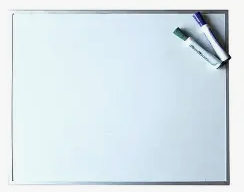
#> input picture whiteboard.png, 244 x 192 px
$ python 7-drawing.py
#> lines starting #> are read from the running program, lines starting #| are printed output that depends on the picture
import os
import cv2
import numpy as np

image_path = os.path.join('.', 'whiteboard.png')

image = cv2.imread(image_path)
#> image is the input picture: shape (192, 244, 3); mean B, G, R 234.8, 228.7, 216.1
image = cv2.resize(image, (800, 500))
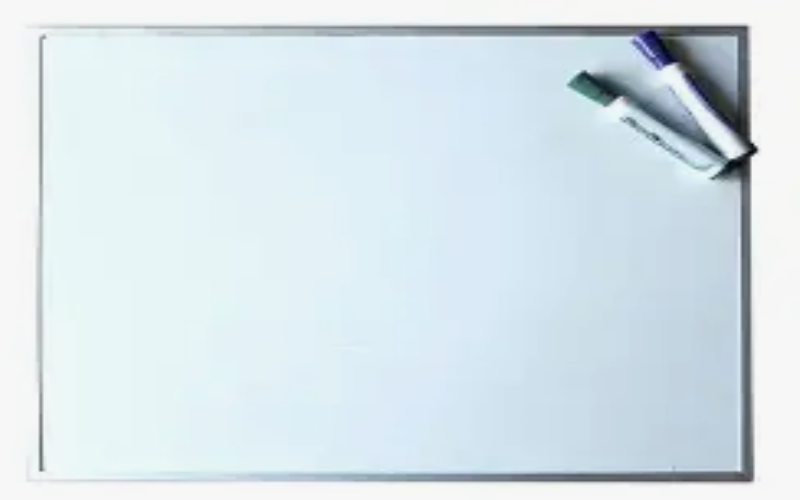
#> image: shape (500, 800, 3); mean B, G, R 234.7, 228.6, 216

#line - (image, start_point, end_point, color, thickness)
cv2.line(image, (100, 200), (300, 450), (0, 255, 0), 5)

#rectangle - (image, start_point, end_point, color, thickness)
cv2.rectangle(image, (100, 200), (300, 450), (255, 0, 0), 5)

#circle - (image, center, radius, color, thickness)
cv2.circle(image, (400, 300), 50, (0, 0, 255), 5)

#text - (image, text, org, font, font_scale, color, thickness)
cv2.putText(image, 'Hello OpenCV', (50, 150), cv2.FONT_HERSHEY_SIMPLEX, 2, (0, 255, 55), 2)
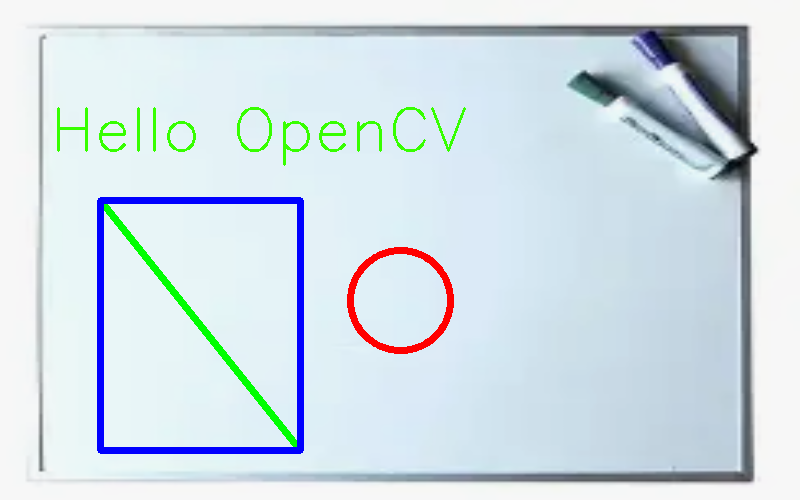
#> image: shape (500, 800, 3); mean B, G, R 230.4, 223.7, 210.2

cv2.imshow('Original Image', image)
cv2.waitKey(0)

$ run again, with birds.png copied over whiteboard.png
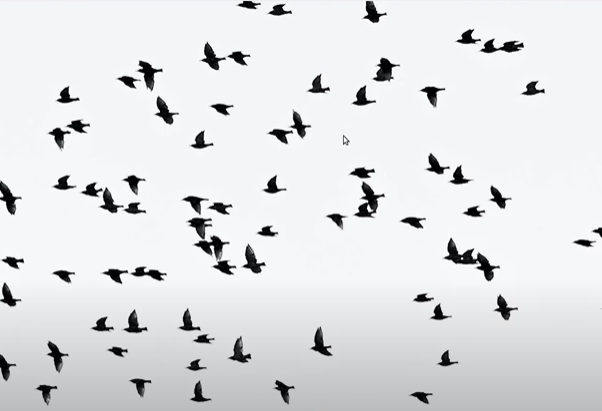
#> input picture birds.png, 602 x 411 px
#> image is the input picture: shape (411, 602, 3); mean B, G, R 226.5, 224.6, 222.8
#> `image = cv2.resize(image, (800, 500))`:
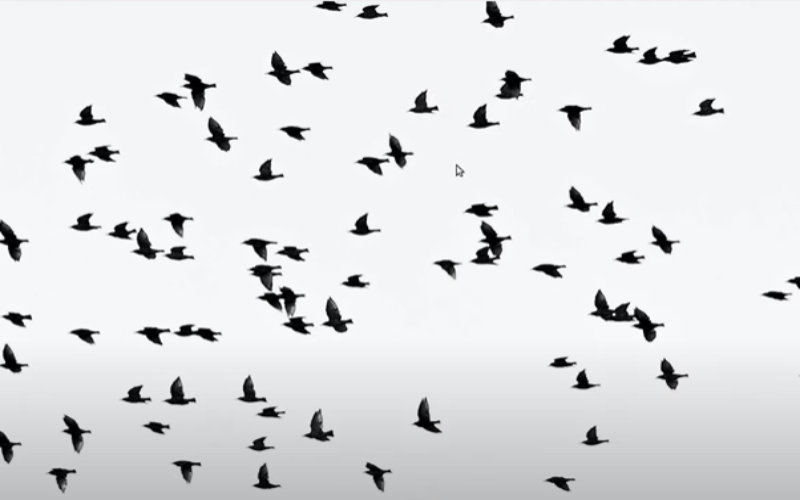
#> image: shape (500, 800, 3); mean B, G, R 226.5, 224.6, 222.8
#> `cv2.putText(image, 'Hello OpenCV', (50, 150), cv2.FONT_HERSHEY_SIMPLEX..`:
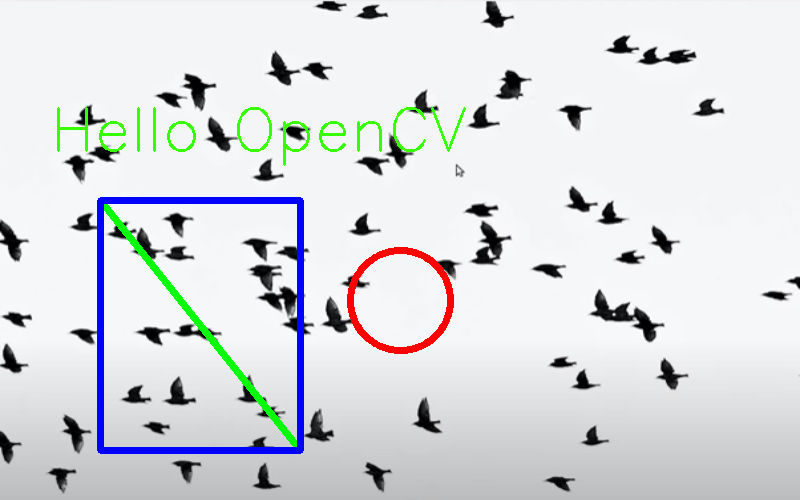
#> image: shape (500, 800, 3); mean B, G, R 222.9, 220.3, 217.2
